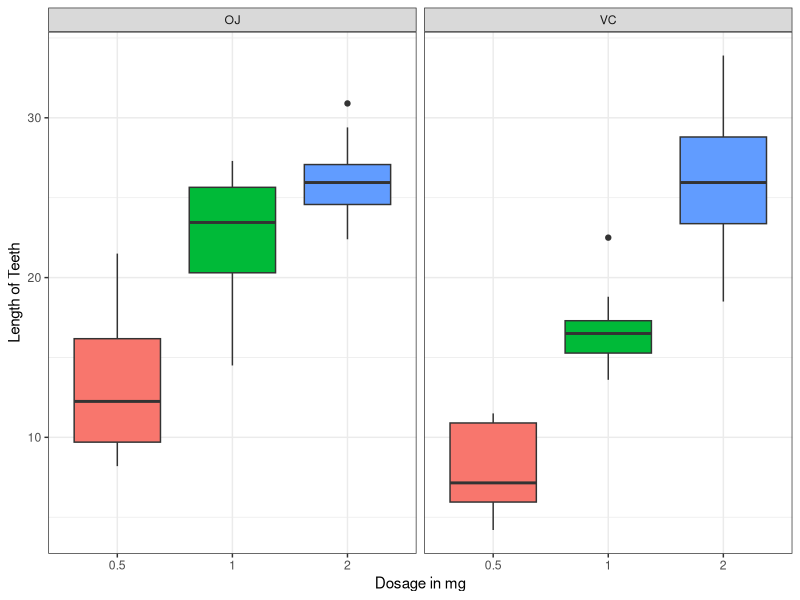
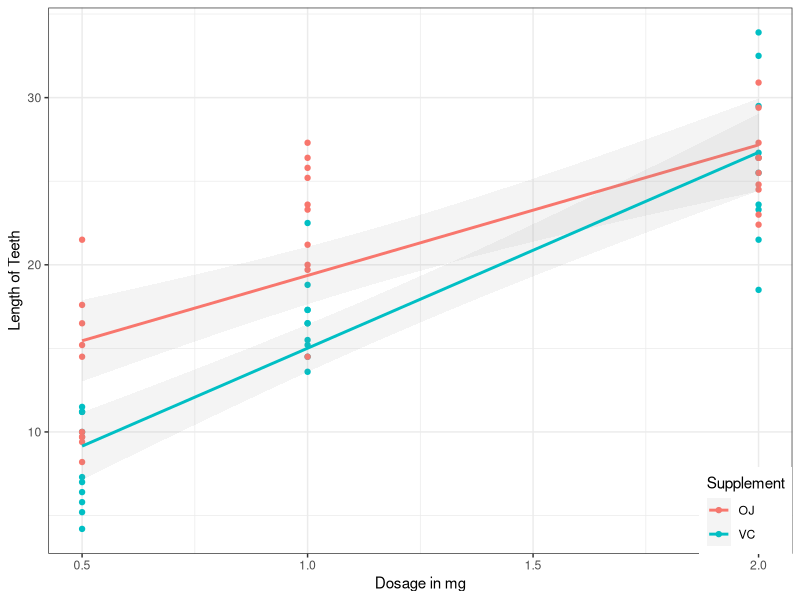

These figures' R source, in order: (Note: this script raises an error after producing the figures.)
## ---- chunk 1
library(datasets);data(ToothGrowth)
library(ggplot2)
data <- ToothGrowth

#load function to show 2 ggplots sode by side, from http://gettinggeneticsdone.blogspot.com/2010/03/arrange-multiple-ggplot2-plots-in-same.html. I modified the function to allow for adding a common title at the top

require(grid)
vp.layout <- function(x, y) viewport(layout.pos.row=x, layout.pos.col=y)
arrange_ggplot2 <- function(..., nrow=NULL, ncol=NULL, as.table=FALSE) {
  dots <- list(...)
	n <- length(dots)
	if(is.null(nrow) & is.null(ncol)) { nrow = floor(n/2) ; ncol = ceiling(n/nrow)}
	if(is.null(nrow)) { nrow = ceiling(n/ncol)}
	if(is.null(ncol)) { ncol = ceiling(n/nrow)}
        ## NOTE see n2mfrow in grDevices for possible alternative
grid.newpage()
pushViewport(viewport(layout=grid.layout(nrow+1,ncol,heights = unit(c(0.5,5),"null")  ) ))
	ii.p <- 1
	for(ii.row in seq(1, nrow)){
	ii.table.row <- ii.row	
	if(as.table) {ii.table.row <- nrow - ii.table.row + 1}
		for(ii.col in seq(1, ncol)){
			ii.table <- ii.p
			if(ii.p > n) break
			print(dots[[ii.table]], vp=vp.layout(ii.table.row+1, ii.col))
			ii.p <- ii.p + 1
		}
	}
}

ch1<-ggplot(data,aes(x=factor(dose),y=len,fill=factor(dose)))+geom_boxplot()+facet_wrap(~supp)+theme_bw()
ch1 <- ch1+ theme(legend.position="none")+scale_x_discrete("Dosage in mg")+scale_y_continuous("Length of Teeth")

ch2<-ggplot(data,aes(x=dose,y=len,color=supp,group=supp))+geom_point()+stat_smooth(method="lm",alpha=0.1)
ch2 <-ch2+theme_bw()+theme(legend.justification=c(1,0),legend.position=c(1, 0))+scale_color_discrete("Supplement")
ch2<-ch2+scale_x_continuous("Dosage in mg")+scale_y_continuous("Length of Teeth")
## ---- chunk 2
library(dplyr);library(reshape2)

#Load function to ceate a markdown table, from http://www.r-bloggers.com/writing-papers-using-r-markdown/
tableCat <- function(inFrame) {
     outText <- paste(names(inFrame), collapse = " | ")
     outText <- c(outText, paste(rep("---", ncol(inFrame)), collapse = " | "))
     invisible(apply(inFrame, 1, function(inRow) {
         outText <<- c(outText, paste(inRow, collapse = " | "))
     }))
     return(outText)
 }
## ---- chunk 3
aux <- data %.% group_by(supp,dose) %.% summarise(Mean=mean(len),Min=min(len),Max=max(len),"Std. Dev"=sd(len))
aux2<-dcast(melt(aux,id.vars=c("supp","dose")),dose~supp+variable,fun.aggregate=sum)
aux2<- round(aux2,2)
names(aux2)[1] <- "Dosage"
aux3<- tableCat(aux2)
#cat(aux3, sep = "\n") #this line generates the table, it is on a separate chunk with echo=F
## ---- chunk 4
cat(aux3, sep = "\n") 
## ---- chunk 5
arrange_ggplot2(ch1,ch2)
grid.text("Exploratory Analysis for Tooth Growth Data", vp = viewport(layout.pos.row = 1, layout.pos.col = 1:2))
